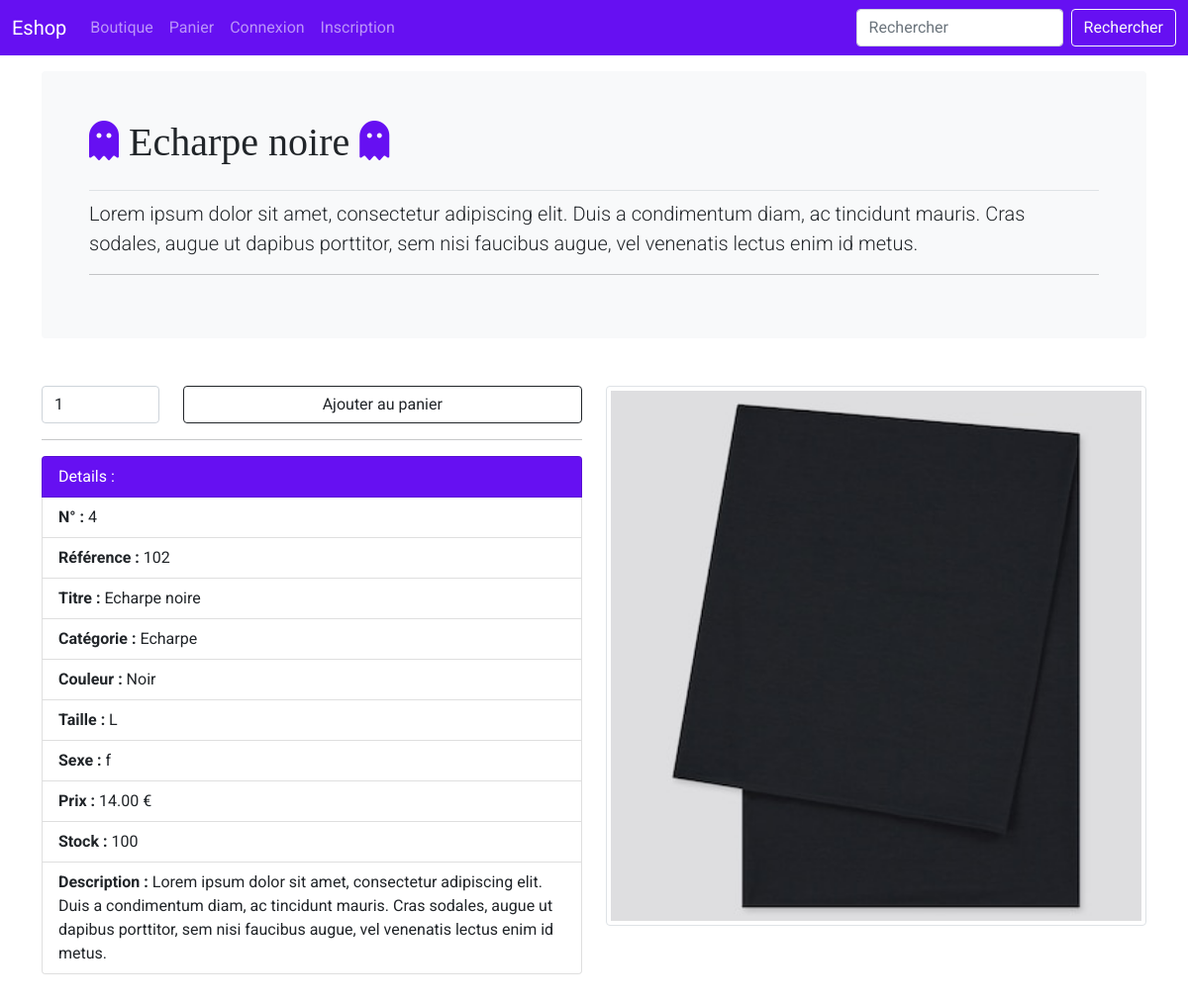
Page /fiche_article.php?id_article=4 on the committed database.
### tables this page shows
CREATE TABLE IF NOT EXISTS `article` (
  `id_article` int(5) NOT NULL AUTO_INCREMENT,
  `reference` varchar(255) NOT NULL,
  `categorie` varchar(255) NOT NULL,
  `titre` varchar(255) NOT NULL,
  `description` text NOT NULL,
  `couleur` varchar(255) NOT NULL,
  `taille` varchar(255) NOT NULL,
  `sexe` enum('m','f') NOT NULL,
  `photo` varchar(255) NOT NULL,
  `prix` double(7,2) NOT NULL,
  `stock` int(4) NOT NULL,
  PRIMARY KEY (`id_article`),
  UNIQUE KEY `reference` (`reference`)
);

### fiche_article.php (the view, shortened to what this page needs)
<?php
include 'inc/init.inc.php';
if (isset($_GET['id_article'])) {
    $recup_article = $pdo->prepare("SELECT * FROM article WHERE id_article = :id_article");
    $recup_article->bindParam(':id_article', $_GET['id_article'], PDO::PARAM_STR);
    $recup_article->execute();
} else {
    header('location:index.php');
}
$infos_article = $recup_article->fetch(PDO::FETCH_ASSOC);
include 'inc/header.inc.php';
include 'inc/nav.inc.php';
?>
<main class="container">
    <div class="bg-light p-5 rounded">
        <h1 class="pb-4 border-bottom"><i class="fas fa-ghost couleur_icone"></i> <?php echo $infos_article['titre']; ?> <i class="fas fa-ghost couleur_icone"></i></h1>
        <p class="lead"><?php echo $infos_article['description']; ?></p>
        <?php echo $msg . '<hr>';  ?>
    </div>
    <div class="row">
        <div class="col-sm-6 mt-5">
            <?php if($infos_article['stock'] == 0) { ?>
            <p class="alert alert-danger">Rupture de stock pour cet article</p>
            <?php } else { ?>
            <form method="post" action="panier.php">
                <div class="row">
                    <div class="col-3">
                        <select name="quantite" class="form-control">
                        <?php
                            for($i = 1; $i <= $infos_article['stock'] && $i <= 5; $i++) {
                                echo '<option>' . $i . '</option>';
                            }
                        ?>
                        </select>
                    </div>
                    <div class="col-9">
                        <input type="submit" name="ajouter_panier" value="Ajouter au panier" class="btn btn-outline-dark w-100">
                    </div>
                </div>
            </form>
            <?php }  ?>
            <hr>
            <ul class="list-group">
                <li class="list-group-item bg-indigo text-white" aria-current="true">Details :</li>
                <li class="list-group-item"><b>N° :</b> <?php echo $infos_article['id_article']; ?> </li>
                <li class="list-group-item"><b>Référence :</b> <?php echo $infos_article['reference']; ?> </li>
                <li class="list-group-item"><b>Titre :</b> <?php echo $infos_article['titre']; ?> </li>
                <li class="list-group-item"><b>Catégorie :</b> <?php echo $infos_article['categorie']; ?> </li>
                <li class="list-group-item"><b>Couleur :</b> <?php echo $infos_article['couleur']; ?> </li>
                <li class="list-group-item"><b>Taille :</b> <?php echo $infos_article['taille']; ?> </li>
                <li class="list-group-item"><b>Sexe :</b> <?php echo $infos_article['sexe']; ?> </li>
                <li class="list-group-item"><b>Prix :</b> <?php echo $infos_article['prix']; ?> € </li>
                <li class="list-group-item"><b>Stock :</b> <?php echo $infos_article['stock']; ?> </li>
                <li class="list-group-item"><b>Description :</b> <?php echo $infos_article['description']; ?> </li>
            </ul>
        </div>
        <div class="col-sm-6 mt-5">
            <img src="<?php echo URL . 'assets/img_articles/' . $infos_article['photo']; ?>" alt="Image de l'article : <?php echo $infos_article['titre']; ?>" class="img-thumbnail w-100">
        </div>
    </div>
</main>
<?php
include 'inc/footer.inc.php';

### assets/css/style.css (style rules this page uses)
body { min-height: 75rem; padding-top: 4.5rem; }
* { font-family: 'Roboto', sans-serif; }
h1, h2, h3, h4, h5, h6 { font-family: 'Playfair Display', serif; }
.couleur_icone { color: #6610f2; }
.bg-indigo { background-color: #6610f2; }

### rows in the picture
article: titre "Echarpe noire", description "Lorem ipsum dolor sit amet, consectetur adipiscing elit. Duis a condimentum diam, ac tincidunt mauris. Cras sodales, augue ut dapibus porttitor, sem nisi faucibus augue, vel venenatis lectus enim id metus.", id_article "4", reference "102", categorie "Echarpe", couleur "Noir", taille "L", sexe "f", prix "14.00", stock "100", photo (picture)

### other values in the picture
form field quantite "1"
